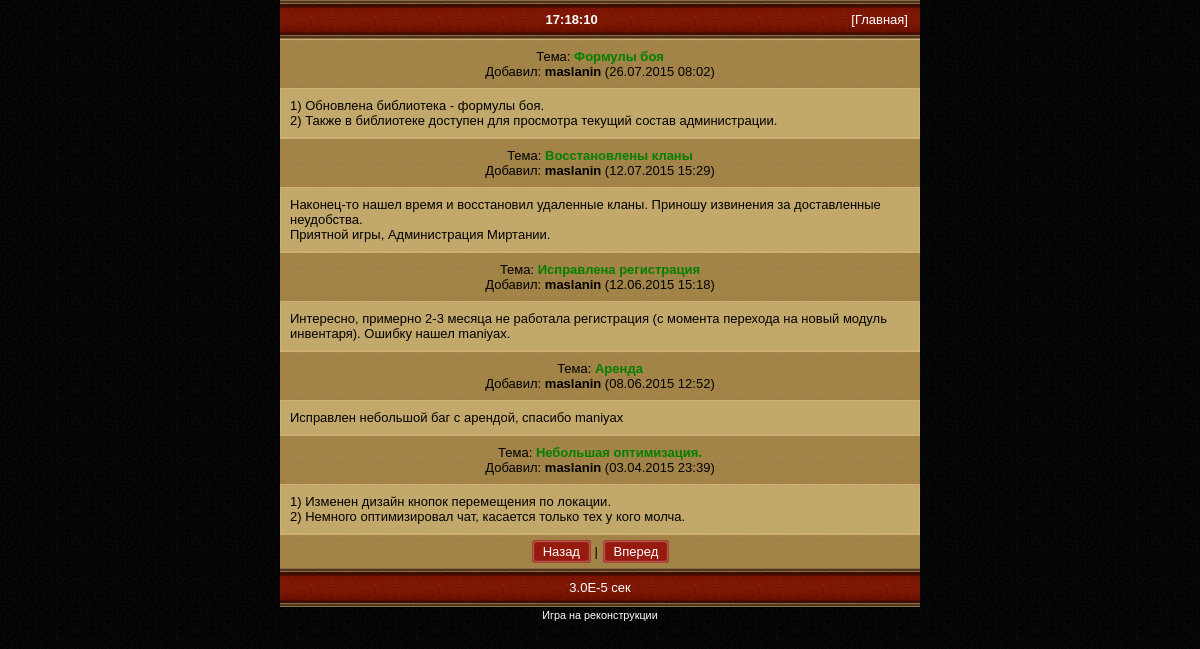
The page /news.php?start=2 on the database its author committed.
### tables this page shows
CREATE TABLE IF NOT EXISTS `news` (
  `id` int(12) NOT NULL AUTO_INCREMENT,
  `login` text NOT NULL DEFAULT '',
  `title` text NOT NULL DEFAULT '',
  `text` text NOT NULL DEFAULT '',
  `datenews` int(12) NOT NULL DEFAULT '0',
  PRIMARY KEY (`id`)
);

### class/DBC.php (called while the page is built, shortened)
<?php
class DBC {
	private $_handle = null;
	private static $_instance = null;
	public static function instance() {
		if (self::$_instance == null)
			self::$_instance = new DBC();
		return self::$_instance;
	}
	private function connect() {
		@$this->_handle = new mysqli(DB_SERVER, DB_USER, DB_PASS, DB_BASE);
		$this->_handle->set_charset(DB_CHARSET);
	}
	public function query($q) {
		return $this->_handle->query($q);
	}
}
$db = DBC::instance();
?>

### news.php (the view, shortened to what this page needs)
<?php
require_once('inc/top.php');
require_once('inc/head.php');
$start = isset($_REQUEST['start']) ? intval($_REQUEST['start']) : 0;
$q = $db->query("select count(*) from `news`;");
$a = $q->fetch_assoc();
$numb = $a['count(*)'];
$col = 5;
$limit = $start * $col;
$q = $db->query("select * from `news` order by id desc limit {$limit},{$col};");
while($news = $q->fetch_assoc())
	{
	echo '<div class="board">Тема: <b><span style="color:green">'.$news['title'].'</span></b><br/>';
	echo 'Добавил: <b>'.$news['login'].'</b> ('.Date('d.m.Y H:i', $news['datenews']).')</div></div>';
	echo '<div class="board2" style="text-align:left">';
	echo nl2br(link_it($news['text']));
	echo '</div>';
	}
if($numb > $col)
	{
	echo '<div class="board">';
	if($start > 0) echo '<a href="news.php?start='.($start-1).'" class="navig">Назад</a>'; else echo '<a href="#" class="navig"> Назад</a>';
	echo ' | ';
	if($limit + $col < $numb) echo '<a href="news.php?start='.($start+1).'" class="navig">Вперед</a>'; else echo ' <a href="#" class="navig"> Вперед</a>';
	echo '</div>';
	}
fin();
?>

### inc/func.php (shortened to what this page needs)
<?php
function link_it($s)
	{
	$s = preg_replace("/(^|[\n ])([\w]*?)((ht|f)tp(s)?:\/\/[\w]+[^ \,\"\n\r\t<]*)/is", "$1$2<a href=\"out.php?url=$3\" >$3</a>", $s);
	$s = preg_replace("/(^|[\n ])([\w]*?)((www|ftp)\.[^ \,\"\t\n\r<]*)/is", "$1$2<a href=\"out.php?url=http://$3\" >$3</a>", $s);
	$s = preg_replace("/(^|[\n ])([a-z0-9&\-_\.]+?)@([\w\-]+\.([\w\-\ .]+)+)/i", "$1<a href=\"mailto:$2@$3\">$2@$3</a>", $s);
	return($s);
	}
function fin($s = '')
	{
	global $time_start,$version;
	$time_end = microtime(true);
	$alltime = round($time_end - $time_start, 5);
	echo '<div class="head" align="center">';
	echo $alltime.' сек';
	echo '</div>';
	echo '<center><small>';
	echo '<font color="white">Игра на реконструкции';
	echo '</small>';
	if(empty($_SESSION['mobtop']) or $_SESSION['mobtop'] < $_SERVER['REQUEST_TIME'])
		{
		echo '<br/><script type="text/javascript" src="http://mobtop.ru/c/42587.js"></script><noscript><a href="http://mobtop.ru/in/42587"><img src="http://mobtop.ru/42587.gif" alt="MobTop.Ru - рейтинг мобильных сайтов"/></a></noscript>';
		}
	echo '</center></body></html>';
	exit();
	}
?>

### dis/1.php (style rules this page uses)
body { font-size:13px; margin: 0 auto; max-width:640px; font-family: Verdana, Arial, sans-serif; background:#000 url(pic/bg.png); }
a { color: #fff; text-decoration: none; }
a.navig { border:1px solid #af4035; background:#961b0e; border-radius:4px; margin-left:1px; color:#ffffff; box-shadow:inset 0 0 2px #fff; padding:3px 10px; }
.head { background:url(pic/head.png); color: #ffffff; padding: 12px; }
.board { background: #191510 url(pic/bm.png); color: #000;border-bottom: 0px solid #ceae74; padding: 9px;text-align: center;border-top: 1px solid #ceae74; word-wrap: break-word; }
.board2 { background: #c3a86b; color: #000; padding: 9px;text-align: center;border: 1px solid #ceae74; word-wrap: break-word; }

### rows shown on the page
news: title "Формулы боя", login "maslanin", datenews "26.07.2015 08:02", text "1) Обновлена библиотека - формулы боя. 2) Также в библиотеке доступен для просмотра текущий состав администрации."
news: title "Восстановлены кланы", login "maslanin", datenews "12.07.2015 15:29", text "Наконец-то нашел время и восстановил удаленные кланы. Приношу извинения за доставленные неудобства. Приятной игры, Администрация Миртании."
news: title "Исправлена регистрация", login "maslanin", datenews "12.06.2015 15:18", text "Интересно, примерно 2-3 месяца не работала регистрация (с момента перехода на новый модуль инвентаря). Ошибку нашел maniyax."
news: title "Аренда", login "maslanin", datenews "08.06.2015 12:52", text "Исправлен небольшой баг с арендой, спасибо maniyax"
news: title "Небольшая оптимизация.", login "maslanin", datenews "03.04.2015 23:39", text "1) Изменен дизайн кнопок перемещения по локации. 2) Немного оптимизировал чат, касается только тех у кого молча."
